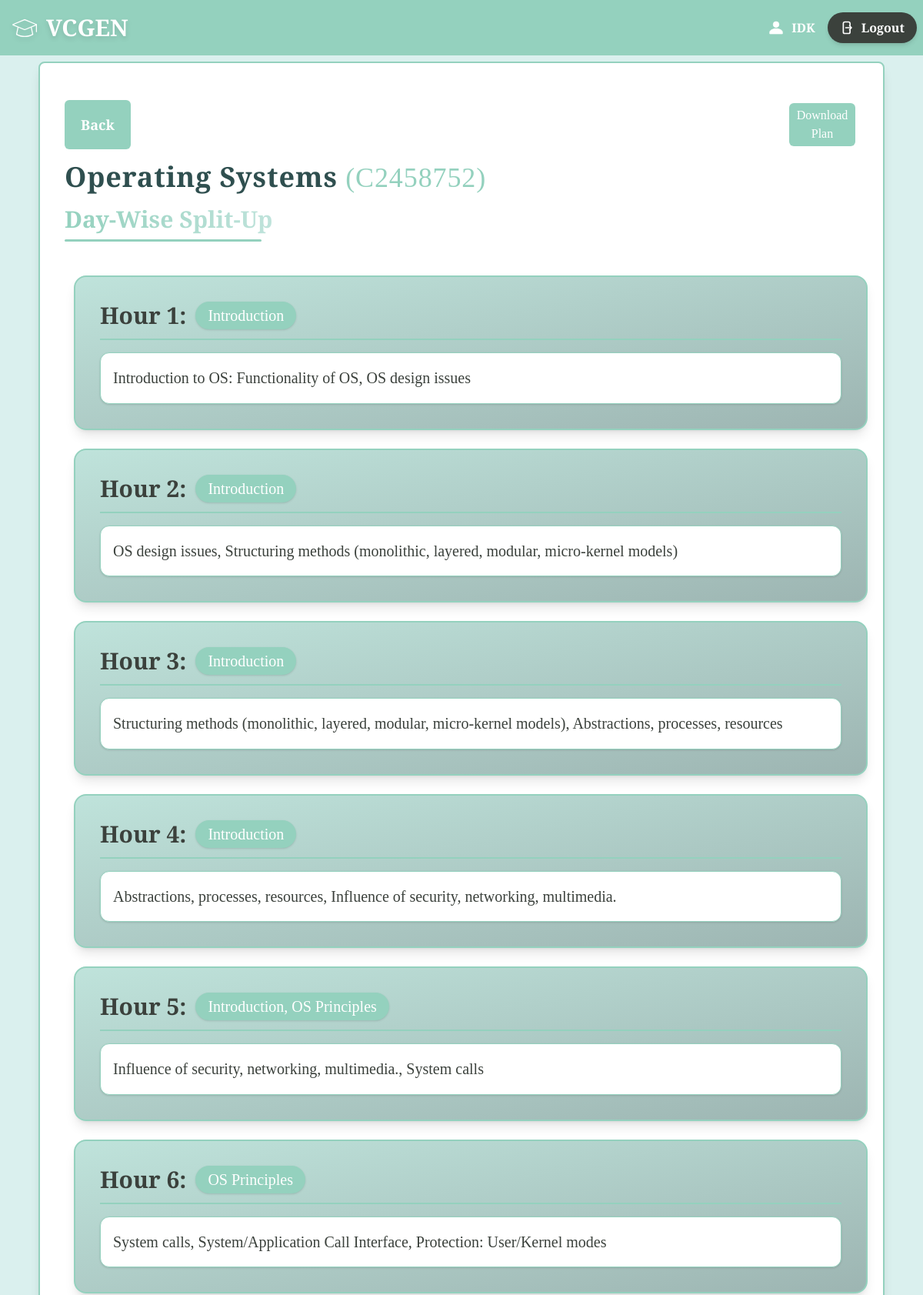
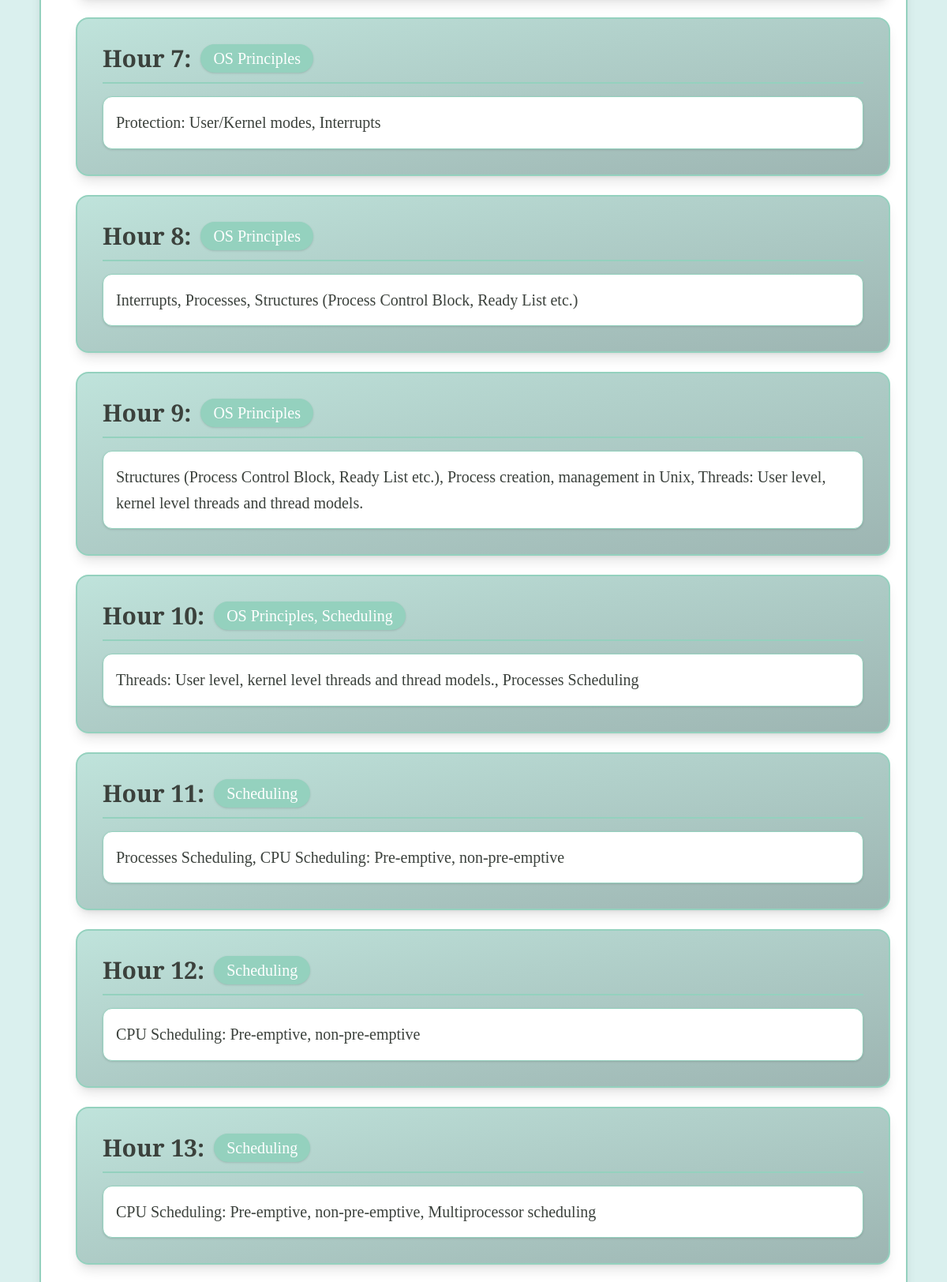
Screenshot of /dayplan/C2458752 (signed in, upper part) with the database file from the repository (2 pictures, top to bottom).
### main/models.py (models this page shows, shortened)
class Teacher(models.Model):
    teacher_id=models.CharField(max_length=8,primary_key=True)
    name=models.CharField(max_length=20)
    email=models.EmailField(null=False)
    password=models.CharField(null=False,max_length=128)

class Course(models.Model):
    course_id=models.CharField(max_length=8,primary_key=True)
    teacher=models.ForeignKey(Teacher,on_delete=models.CASCADE)
    name=models.CharField(max_length=20)
    hours=models.IntegerField()
    split=models.DecimalField(decimal_places=3,max_digits=10)
    accepting_response=models.BooleanField(default=True)

class Module(models.Model):
    module_id=models.CharField(max_length=8,primary_key=True)
    course=models.ForeignKey(Course,on_delete=models.CASCADE)
    hours=models.IntegerField()
    name=models.CharField(max_length=100)

### main/views.py (the view)
# urls.py: path("dayplan/<str:class_id>",views.dayplan,name="dayplan"),
def dayplan(request,class_id):
    context={}
    if 'user' not in request.session:
        return redirect('login')
    else:
        context['name']=Teacher.objects.filter(teacher_id=request.session['user'])[0].name
    ourclass=Course.objects.filter(course_id=class_id)
    if len(ourclass)<1:
        return redirect('classes')
    else:
        ourclass=ourclass[0]
        data={}
        modules=Module.objects.filter(course=ourclass)
        class cusModule:
            def __init__(self,mod):
                self.mod=mod
                self.topicslist=[]
                self.modtime=0
            def addtopic(self,topic):
                self.topicslist.append(topic)
                self.modtime+=topic.time
        class cusTopic:
            def __init__(self,topic,teachertime,studenttime):
                self.topic=topic
                self.teachertime=teachertime
                self.studenttime=studenttime
                self.time=teachertime+studenttime
        ourmods=[]
        for mod in modules:
            newmod=cusModule(mod)
            for topic in Topics.objects.filter(module=mod):
                teachertime=round(topic.teacherweight*mod.hours*ourclass.split,2)
                studenttime=round(topic.studentweight*ourclass.hours*(100-(ourclass.split*100))/100,2)
                newtopic=cusTopic(topic,teachertime,studenttime)
                newmod.addtopic(newtopic)
            ourmods.append(newmod)
        class slot:
            def __init__(self,content,mod):
                self.content=content
                self.mod=mod
        slots=[]
        cur=0
        tempcontent=""
        tempmod=""
        lastcontent=""
        lastmod=""
        for mod in ourmods:
            for topic in mod.topicslist:
                tempcontent+=topic.topic.content+", "
                lastcontent=topic.topic.content
                if mod.mod.name not in tempmod:
                    tempmod+=mod.mod.name+", "
                    lastmod=mod.mod.name
                cur+=topic.time
                while cur>1:
                    tempcontent=tempcontent.rstrip(", ")
                    tempmod=tempmod.rstrip(", ")
                    newslot=slot(tempcontent,tempmod)
                    slots.append(newslot)
                    if cur==1:
                        cur=0
                        tempcontent=""
                        tempmod=""
                    elif cur>1:
                        cur-=1
                        tempcontent=lastcontent+", "
                        tempmod=lastmod+", "
        tempcontent=tempcontent.rstrip(", ")
        tempmod=tempmod.rstrip(", ")
        newslot=slot(tempcontent,tempmod)
        slots.append(newslot)
        context['cid']=class_id
        context['cname']=ourclass.name
        context['slots']=slots
    return render(request,"main/dayplan.html",context=context)

### main/templates/main/dayplan.html (shortened to what this page needs)
{% extends "base.html" %}
{% block body %}
<div class="flex flex-col  items-center justify-center min-h-screen bg-[#daf0ee]">
    <div class="w-11/12 bg-white m-2 p-8 rounded-lg shadow-lg border-2 border-[#94d1be] flex flex-col">
        <div class="flex w-full flex-row justify-between py-4 h-1/6">
            <div class="w-1/2 flex">
                <button onclick="location.href = '/results/{{cid}}';" class="w-1/6 bg-[#94d1be] font-bold text-white text-lg p-3 rounded-md hover:bg-[#9db5b2] transition duration-300 hover:cursor-pointer">Back</button>
            </div>
            <div class="w-1/2 flex justify-end">
                <button onclick="location.href = '/download_dayplan/{{cid}}';" class="w-1/6 bg-[#94d1be] text-white p-1 rounded-md hover:bg-[#9db5b2] transition duration-300 hover:cursor-pointer m-1">Download Plan</button>
            </div>
        </div>
        <h2 class="text-left text-3xl md:text-4xl font-bold cusfont text-[#2f4f4f] mb-4 tracking-wide">
            {{ cname }}
            <span class="text-[#94d1be] font-medium">({{ cid }})</span>
        </h2>
        <h3 class="text-left text-2xl md:text-3xl font-semibold cusfont text-[#3b413c] mb-8 relative">
            <span class="bg-gradient-to-r from-[#94d1be] to-[#bfe3db] bg-clip-text text-transparent">
            </span>
            <div class="h-[3px] w-64 mt-2 bg-[#94d1be] rounded-full"></div>
        </h3>
        {% for slot in slots %}
        <div class="w-full p-6 md:p-8 rounded-2xl shadow-lg border-2 border-[#94d1be]
                    bg-gradient-to-br from-[#bfe3db] to-[#9db5b2] text-[#3b413c]
                    m-3 transition-all duration-300 hover:shadow-xl hover:scale-[1.01]">
            <h1 class="text-2xl md:text-3xl font-semibold cusfont flex flex-wrap items-center gap-3 border-b-2 border-[#94d1be] pb-3 mb-4">
                <span class="text-[#3b413c]">Hour {{ forloop.counter }}:</span>
                <span class="bg-[#94d1be] text-white text-lg md:text-xl font-medium px-4 py-1 rounded-full shadow-sm">
                    {{ slot.mod }}
                </span>
            </h1>
            <div class="text-lg md:text-xl leading-relaxed bg-white p-4 rounded-xl shadow-sm border border-[#94d1be] hover:bg-[#f3faf9] transition duration-300">
                {{ slot.content }}
            </div>
        </div>
        {% endfor %}
    </div>
</div>
{% endblock %}

### main/templates/main/base.html (shortened to what this page needs)
<html>
    <head>
        {%load static%}
        <script src="https://cdn.jsdelivr.net/npm/@tailwindcss/browser@4"></script>
    </head>
    <body class="bg-[#daf0ee] text-[#3b413c] cusfont flex flex-col">
        <header class="bg-[#94d1be] text-white text-l font-bold py-4 text-center w-full flex flex-row justify-between">
            <div class="flex items-center space-x-3 hover:scale-105 transition-all duration-300 ease-in-out drop-shadow-md ml-4 hover:cursor-pointer" onclick="location.href='/'">
                {% load static %}
                <img src="{% static 'main/education-svg.svg' %}" class="h-8" alt="logo"/>
                <h1
                    class="text-3xl">
                    VCGEN
                </h1>
            </div>
            {% if name %}
            <div class="flex flex-row items-center">
                {%load static%}
                <img src="{% static 'main/person-svg.svg' %}" class="h-6" alt="profile picture"/>
                <h1 class="m-2">{{name}}  </h1>
                <button onclick="location.href='/';"
                    class="mx-2 flex items-center gap-2 px-4 py-2 bg-[#3b413c] text-white font-semibold rounded-full shadow-md
                        hover:bg-[#2e3430] hover:scale-105 transition-all duration-300 ease-in-out hover:cursor-pointer">
                    Logout
                </button>
            </div>
            {% else %}
            <h1 onclick="location.href = '/';" class="px-1"></h1>
            {% endif %}
        </header>
        {% block body %}
        {% endblock %}
    </body>
</html>

### main/templates/main/base.html (style rules this page uses)
.cusfont { font-family: "Playfair Display", serif; font-optical-sizing: auto; }

### rows the page displays
Teacher: name "IDK"
Course: name "Operating Systems"
Module: mod "Introduction", content "Introduction to OS: Functionality of OS, OS design issues", content "OS design issues, Structuring methods (monolithic, layered, modular, micro-kernel models)", content "Structuring methods (monolithic, layered, modular, micro-kernel models), Abstractions, processes, resources", content "Abstractions, processes, resources, Influence of security, networking, multimedia."
Module: mod "OS Principles", content "System calls, System/Application Call Interface, Protection: User/Kernel modes", content "Protection: User/Kernel modes, Interrupts", content "Interrupts, Processes, Structures (Process Control Block, Ready List etc.)", content "Structures (Process Control Block, Ready List etc.), Process creation, management in Unix, Threads: User level, kernel level threads and thread models."
Module: mod "Scheduling", content "Processes Scheduling, CPU Scheduling: Pre-emptive, non-pre-emptive", content "CPU Scheduling: Pre-emptive, non-pre-emptive", content "CPU Scheduling: Pre-emptive, non-pre-emptive, Multiprocessor scheduling"

### other values shown
{{ cid }} "C2458752"
{{ slot.mod }} "Introduction, OS Principles" "OS Principles, Scheduling"
{{ slot.content }} "Influence of security, networking, multimedia., System calls" "Threads: User level, kernel level threads and thread models., Processes Scheduling"
